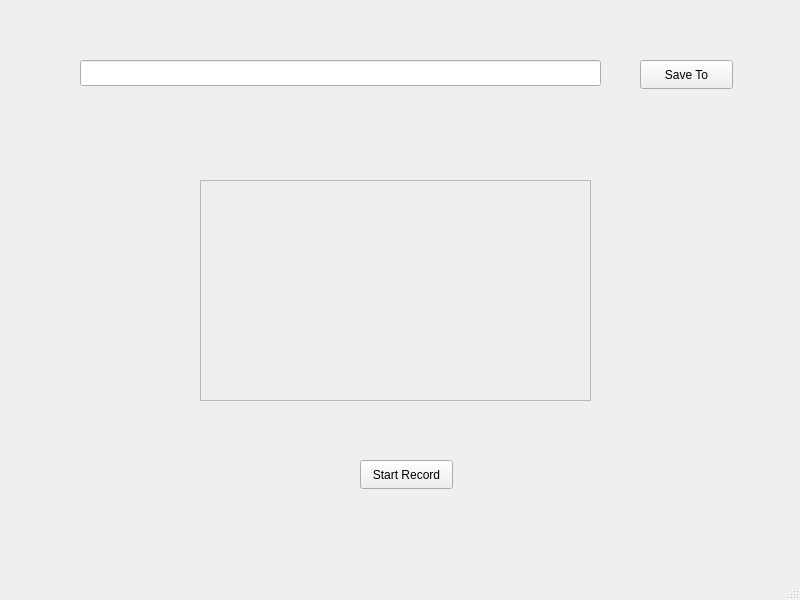
<?xml version="1.0" encoding="UTF-8"?>
<ui version="4.0">
 <class>MainWindow</class>
 <widget class="QMainWindow" name="MainWindow">
  <property name="geometry">
   <rect>
    <x>0</x>
    <y>0</y>
    <width>800</width>
    <height>600</height>
   </rect>
  </property>
  <property name="windowTitle">
   <string>MainWindow</string>
  </property>
  <widget class="QWidget" name="centralwidget">
   <widget class="QPushButton" name="recordButton">
    <property name="geometry">
     <rect>
      <x>360</x>
      <y>460</y>
      <width>93</width>
      <height>29</height>
     </rect>
    </property>
    <property name="text">
     <string>Start Record</string>
    </property>
   </widget>
   <widget class="QPushButton" name="selectDirButton">
    <property name="geometry">
     <rect>
      <x>640</x>
      <y>60</y>
      <width>93</width>
      <height>29</height>
     </rect>
    </property>
    <property name="text">
     <string>Save To</string>
    </property>
   </widget>
   <widget class="QLineEdit" name="dirLineEdit">
    <property name="geometry">
     <rect>
      <x>80</x>
      <y>60</y>
      <width>521</width>
      <height>26</height>
     </rect>
    </property>
   </widget>
   <widget class="QWidget" name="verticalLayoutWidget">
    <property name="geometry">
     <rect>
      <x>200</x>
      <y>180</y>
      <width>391</width>
      <height>221</height>
     </rect>
    </property>
    <layout class="QVBoxLayout" name="frameLayout">
     <item>
      <widget class="QFrame" name="frame">
       <property name="frameShape">
        <enum>QFrame::Shape::StyledPanel</enum>
       </property>
       <property name="frameShadow">
        <enum>QFrame::Shadow::Raised</enum>
       </property>
      </widget>
     </item>
    </layout>
   </widget>
  </widget>
  <widget class="QMenuBar" name="menubar">
   <property name="geometry">
    <rect>
     <x>0</x>
     <y>0</y>
     <width>800</width>
     <height>26</height>
    </rect>
   </property>
  </widget>
  <widget class="QStatusBar" name="statusbar"/>
 </widget>
 <resources/>
 <connections/>
</ui>
